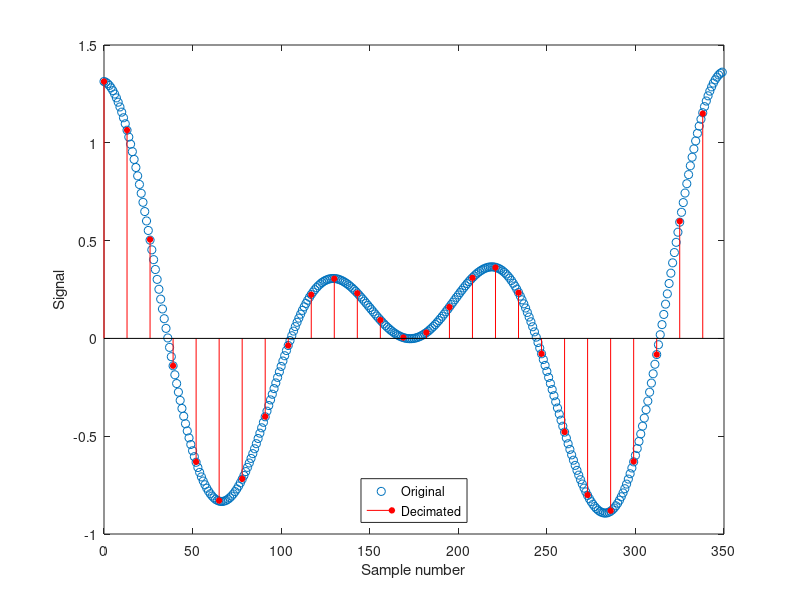

Reproduce this figure in MATLAB.
% Create a signal with two sinusoids. Decimate it by a factor of 13 using an FIR filter of order 82. 
r = 13;
n = 16:365;
lx = length(n);
x = sin(2*pi*n/153) + cos(2*pi*n/127);

plot(0:lx-1,x,'o')
hold on
y = decimate(x,r,82,'fir');
stem(0:r:lx-1,y,'ro','filled','markersize',4)

legend('Original','Decimated','Location','south')
xlabel('Sample number')
ylabel('Signal')